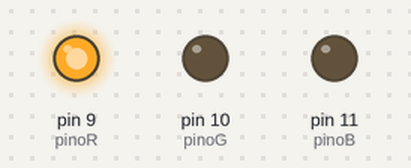
The sketch below on a simulated Arduino Uno, built with avr-gcc and run on an emulated ATmega328P. On the bench: output pins drawn as LEDs (lit = HIGH).

Above: at 0.5 s.
At 2.5 s:
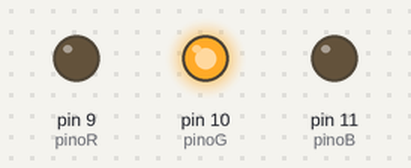
At 4.5 s:
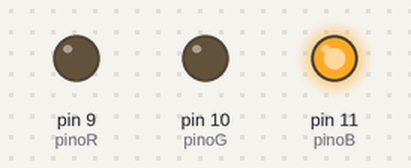
At 5.5 s:
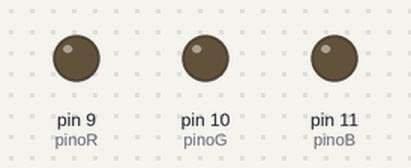
Timing chart, 0 to 7.8 s (numbered marks = the images above):
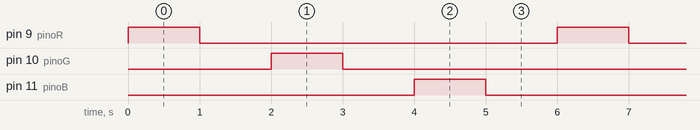

Measured:
- by itself, pin 9 (pinoR), pin 10 (pinoG), pin 11 (pinoB): alternates HIGH for 1.0 s and LOW for 5.0 s
- by itself, everything shown: repeats every 6.0 s, in 6 steps

The sketch:

Aula3_ledrgb.ino
```cpp
int pinoR=9;//colocamos a numeracao dentro de uma variavel para facilitar a codificacao
int pinoG=10;
int pinoB=11;


void setup() {
  // put your setup code here, to run once:
  pinMode(pinoR,OUTPUT);
  pinMode(pinoG,OUTPUT);
  pinMode(pinoB,OUTPUT);

}

void loop() {
  // put your main code here, to run repeatedly:
  analogWrite(pinoR,255);
  delay(1000);
  analogWrite(pinoR,0);
  delay(1000);
  analogWrite(pinoG,255);
  delay(1000);
  analogWrite(pinoG,0);
  delay(1000);
  analogWrite(pinoB,255);
  delay(1000);
  analogWrite(pinoB,0);
  delay(1000);

}
```
